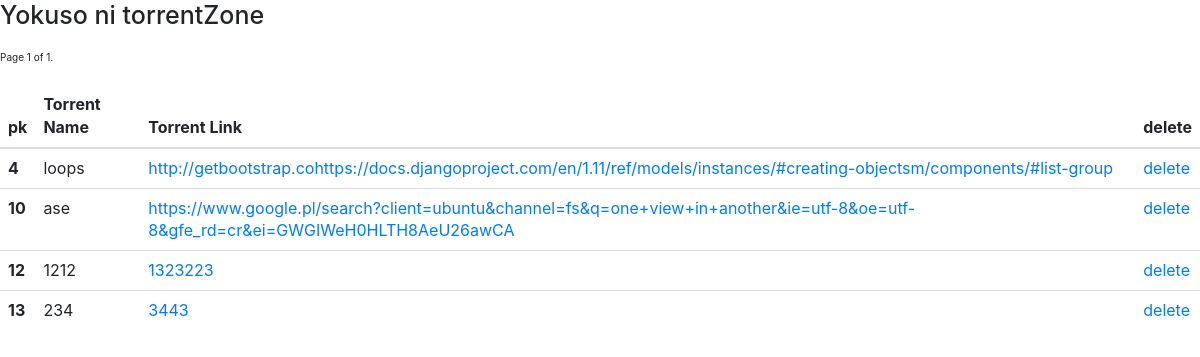
Before: / with the older database file.
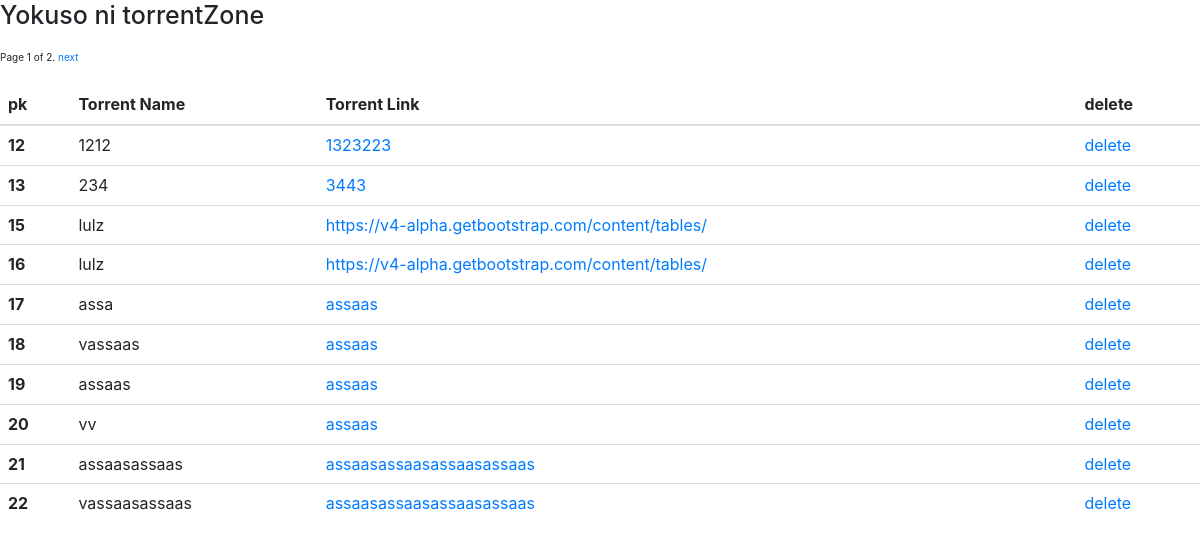
After: the same page with the newer database file.
### torrentzone/models.py (models this page shows, shortened)
class torrentModel(models.Model):
    torrentName = models.CharField(max_length=300)
    torrentLink = models.CharField(max_length=500)

### torrentzone/views.py (the view)
# urls.py: 2. Add a URL to urlpatterns:  url(r'^$', views.home, name='home')
def home(request):
    allTorrents = torrentModel.objects.all()
    paginator = Paginator(allTorrents, 10) # Show 25 contacts per page
    page = request.GET.get('page')
    try:
        torrents = paginator.page(page)
    except PageNotAnInteger:
        torrents = paginator.page(1)
    except EmptyPage:
        torrents = paginator.page(paginator.num_pages)
    return render(request, 'home.html', {'torrents': torrents})

### torrentzone/templates/home.html (shortened to what this page needs)
{% extends "base.html" %}
{% block content %}
<table class="table">
  <thead>
    <tr>
      <th>pk</th>
      <th>Torrent Name</th>
      <th>Torrent Link</th>
      <th>delete</th>
    </tr>
  </thead>
  <tbody>
      {% for i in torrents %}
          <tr>
            <th scope="row">{{ i.pk }}</th>
            <td>{{ i.torrentName }}</td>
            <td><a href='{{ i.torrentLink }}'>{{ i.torrentLink }}</a></td>
            <td><a href="{% url 'delete_torrent' i.id %}">delete</a></td>
          </tr>
      {% endfor %}
      <div class="pagination">
        <span class="step-links">
            <span class="current">
                Page {{ torrents.number }} of {{ torrents.paginator.num_pages }}.
            </span>
            {% if torrents.has_next %}
                <a href="?page={{ torrents.next_page_number }}">next</a>
            {% endif %}
        </span>
    </div>
  </tbody>
</table>
{% endblock content %}

### torrentzone/templates/base.html (shortened to what this page needs)
<head>
<link rel="stylesheet" href="https://maxcdn.bootstrapcdn.com/bootstrap/3.3.7/css/bootstrap.min.css">
<link rel="stylesheet" href="https://maxcdn.bootstrapcdn.com/bootstrap/3.3.7/css/bootstrap-theme.min.css">
<link rel="stylesheet" href="https://maxcdn.bootstrapcdn.com/bootstrap/4.0.0-alpha.6/css/bootstrap.min.css">
</head>
<h1>Yokuso ni torrentZone</h1>
{% block content %}
{% endblock %}

Changed rows visible on the page:
removed torrentModel: pk "4", torrentName "loops", torrentLink "http://getbootstrap.cohttps://docs.djangoproject.com/en/1.11/ref/models/instances/#creating-objectsm/components/#list-group"
removed torrentModel: pk "10", torrentName "ase", torrentLink "https://www.google.pl/search?client=ubuntu&channel=fs&q=one+view+in+another&ie=utf-8&oe=utf-8&gfe_rd=cr&ei=GWGIWeH0HLTH8AeU26awCA"
added torrentModel: pk "15", torrentName "lulz", torrentLink "https://v4-alpha.getbootstrap.com/content/tables/"
added torrentModel: pk "16", torrentName "lulz", torrentLink "https://v4-alpha.getbootstrap.com/content/tables/"
added torrentModel: pk "17", torrentName "assa", torrentLink "assaas"
added torrentModel: pk "18", torrentName "vassaas", torrentLink "assaas"
added torrentModel: pk "19", torrentName "assaas", torrentLink "assaas"
added torrentModel: pk "20", torrentName "vv", torrentLink "assaas"
added torrentModel: pk "21", torrentName "assaasassaas", torrentLink "assaasassaasassaasassaas"
added torrentModel: pk "22", torrentName "vassaasassaas", torrentLink "assaasassaasassaasassaas"
Other visible differences:
{{ torrents.paginator.num_pages }}: "1" → "2"
text now shown: "next"
